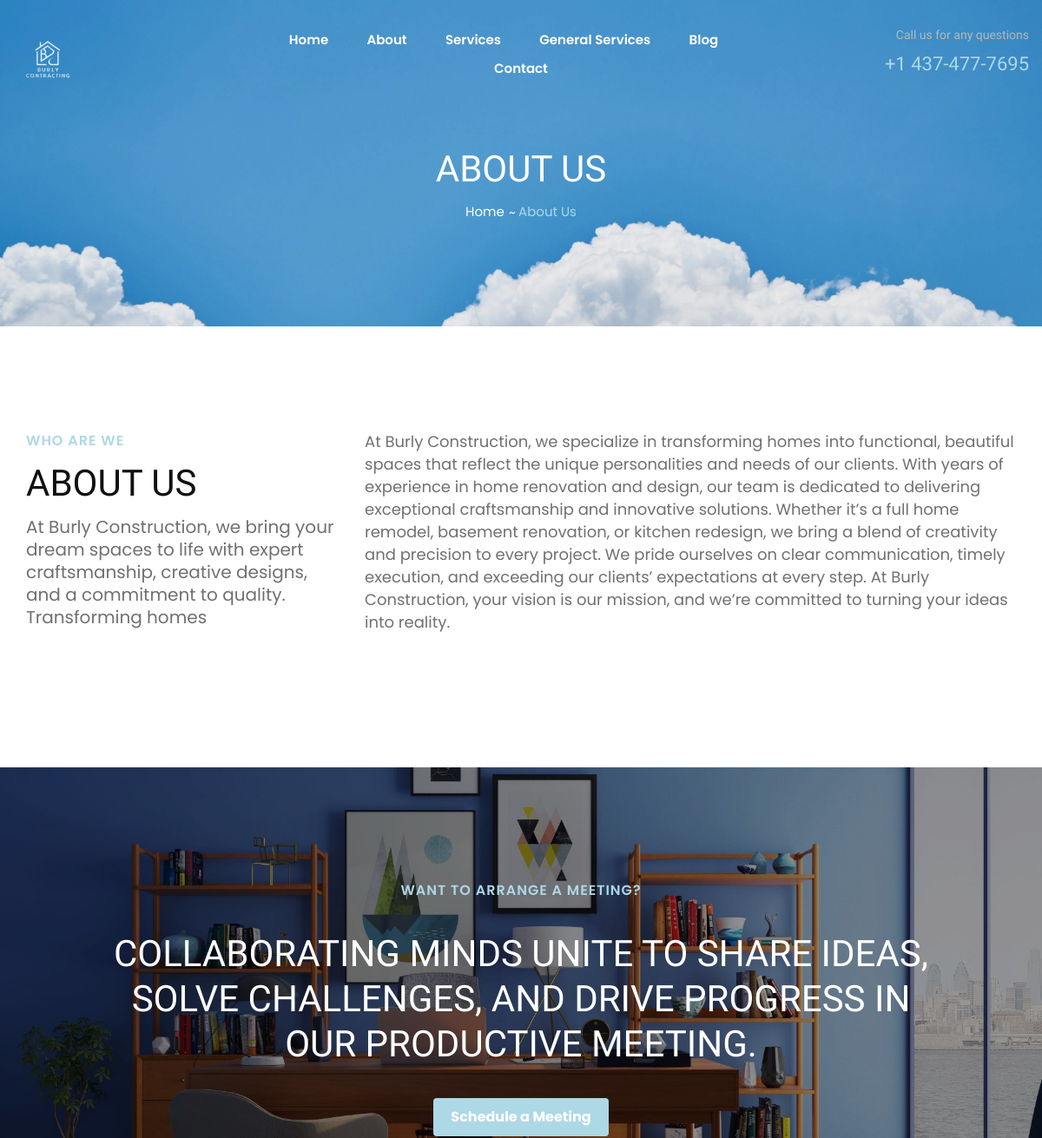
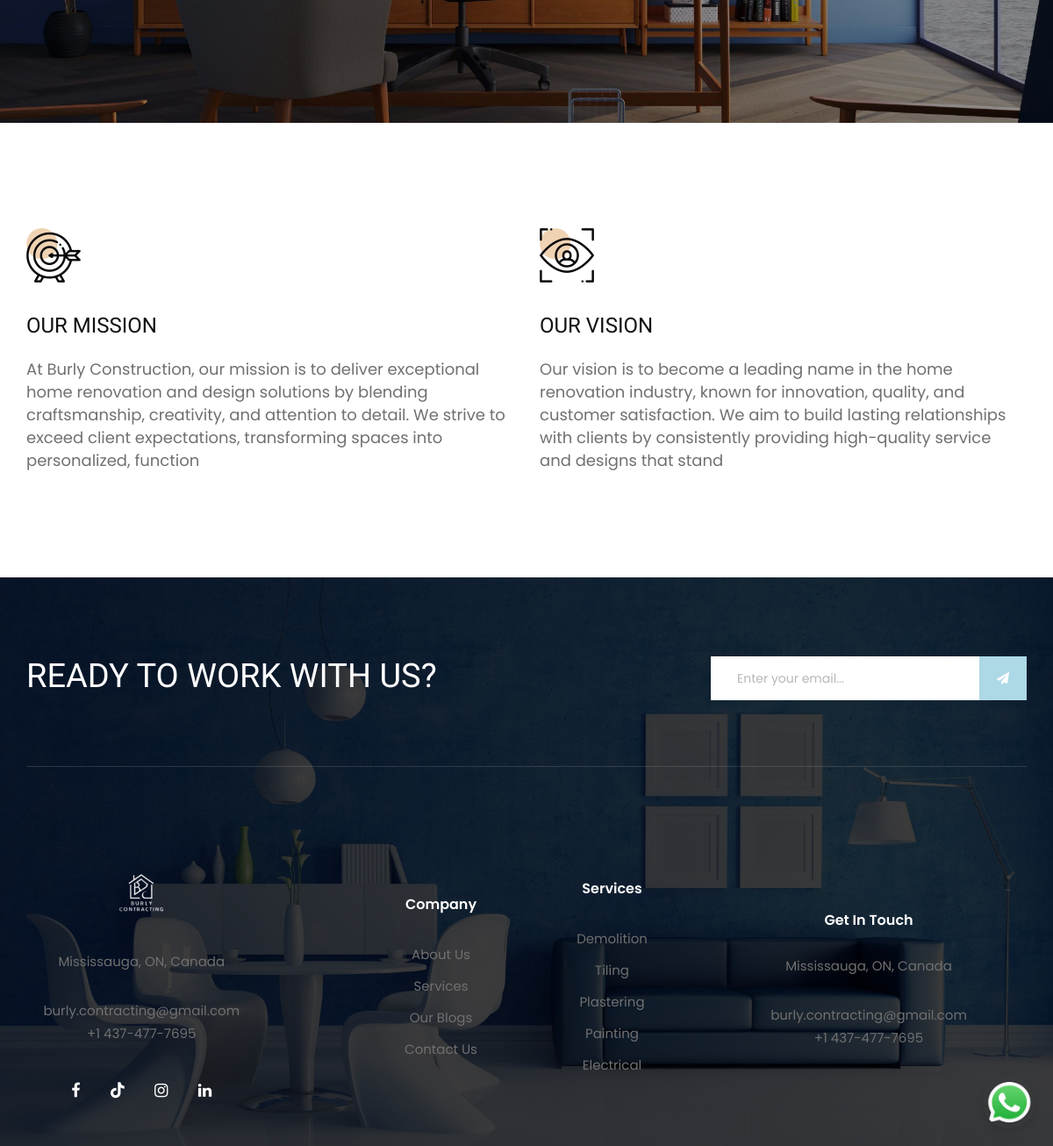
The page /about-us/ on the database its author committed (2 pictures, top to bottom).
### contact/models.py (models this page shows, shortened)
class ContactDetails(models.Model):
    phone_no = models.CharField(max_length=20, default="+123 456 7890")
    email = models.EmailField(unique=True)
    office_location = models.CharField(max_length=100)

### aboutus/models.py (models this page shows, shortened)
class About(models.Model):
    description = models.CharField(max_length=150)
    company_info = models.TextField()
    mission = models.CharField(max_length=250)
    vision = models.CharField(max_length=250)

### services/models.py (models this page shows, shortened)
class Service(models.Model):
    name = models.CharField(max_length=100)
    description = models.TextField()
    slug = models.SlugField(unique=True, blank=True)
    image = models.ImageField(upload_to="services/", default="service.jpg")
    class Meta:
        verbose_name_plural = "Services"

### aboutus/views.py (the view)
# urls.py: path("", views.aboutus_view, name="aboutus")
def aboutus_view(request):
    aboutus = About.objects.all().order_by("-id")
    context = {
        "about" : aboutus,
    }
    return render(request, "aboutus/about-us.html", context)

### home/context_processors.py (called while the page is built)
def default(request):
    services = Service.objects.all().order_by("-id")
    contact_details = ContactDetails.objects.first()
    return {
        "services" : services,
        "contact_details" : contact_details,
    }

### templates/aboutus/about-us.html
{% extends "partials/core.html" %}
{% load static %}
{% block content %}
    <div class="breadcrumb-option spad set-bg" data-setbg="{% static 'img/clouds.jpg' %}">
        <div class="container">
            <div class="row">
                <div class="col-lg-12 text-center">
                    <div class="breadcrumb__text">
                        <h2>About Us</h2>
                        <div class="breadcrumb__links">
                            <a href="{% url "home:home" %}">Home</a>
                            <span>About Us</span>
                        </div>
                    </div>
                </div>
            </div>
        </div>
    </div>
    <section class="about-page spad">
        <div class="container">
            <div class="row">
                <div class="col-lg-4 col-md-4">
                    <div class="about__text about__page__text">
                        <div class="section-title">
                            <span>who are we</span>
                            <h2>About Us</h2>
                        </div>
                        {% for a in about %}
                        <div class="about__para__text">
                            <p style="font-size:20px">{{a.description}}</p>
                        </div>
                    </div>
                </div>
                <div class="col-lg-8 col-md-8">
                    <div class="about__page__services">
                        <div class="about__page__services__text">
                            <p style="font-size:18px;">{{a.company_info}}</p>
                        </div>
                    </div>
                </div>
            </div>
        </div>
    </section>
    <section class="callto spad set-bg" data-setbg="{% static 'img/call.jpg' %}">
        <div class="container">
            <div class="row d-flex justify-content-center">
                <div class="col-lg-10 text-center">
                    <div class="callto__text">
                        <span>Want to Arrange A Meeting?</span>
                        <h2>Collaborating minds unite to share ideas, solve challenges, and drive progress in our productive meeting.</h2>
                        <a href="https://calendar.google.com/calendar/appointments/schedules/AcZssZ1isQSh3PDgXY7yAbLyzLxUaQf5fR7AGu3FnTDHQRskadCTIaaAowoO0hHEY5P9lE-bho6id74d?gv=true" target="_blank" class="primary-btn button-hover-effect">Schedule a Meeting</a>
                    </div>
                </div>
            </div>
        </div>
    </section>
    <section class="team spad">
            <div class="container">
                <div class="row">
                    <div class="col-lg-6 col-md-6 col-sm-6">
                        <div class="services__item">
                            <img src="{% static 'img/services/services-5.png' %}" alt="">
                            <h4>Our Mission</h4>
                            <p style="font-size:18px;">{{a.mission}}</p>
                        </div>
                    </div>
                    <div class="col-lg-6 col-md-6 col-sm-6">
                        <div class="services__item">
                            <img src="{% static 'img/services/services-6.png' %}" alt="">
                            <h4>Our Vision</h4>
                            <p style="font-size:18px;">{{a.vision}}</p>
                        </div>
                    </div>
                </div>
            </div>
        {% endfor %}
    </section>
{% endblock content %}

### templates/partials/core.html (shortened to what this page needs)
{% load static %}
<!DOCTYPE html>
<html lang="zxx">
<head>
    <link rel="stylesheet" href="https://cdnjs.cloudflare.com/ajax/libs/font-awesome/6.0.0/css/all.min.css">
    <link rel="stylesheet" href="{% static 'css/bootstrap.min.css' %}" type="text/css">
    <link rel="stylesheet" href="{% static 'css/font-awesome.min.css' %}" type="text/css">
    <link rel="stylesheet" href="{% static 'css/elegant-icons.css' %}" type="text/css">
    <link rel="stylesheet" href="{% static 'css/owl.carousel.min.css' %}" type="text/css">
    <link rel="stylesheet" href="{% static 'css/slicknav.min.css' %}" type="text/css">
    <link rel="stylesheet" href="{% static 'css/style.css' %}" type="text/css">
    <link rel="stylesheet" href="{% static 'css/custom.css' %}" type="text/css">
</head>
<body>
    <header class="header">
        <div class="container-fluid">
            <div class="row">
                <div class="col-lg-3">
                    <div class="header__logo">
                        <a href="{% url "home:home" %}"><img src="{% static 'img/b-logo.png' %}" width="80px" alt=""></a>
                    </div>
                </div>
                <div class="col-lg-6">
                    <nav class="header__menu mobile-menu">
                        <ul>
                            <li><a href="{% url "home:home" %}">Home</a></li>
                            <li><a href="{% url "aboutus:aboutus" %}">About</a></li>
                            <li><a href="{% url "services:services" %}">Services</a></li>
                            <li><a href="{% url "services:gen-services" %}">General Services</a></li>
                            <li><a href="{% url "blog:blog-list" %}">Blog</a></li>
                            <li><a href="{% url "contact:contactus" %}">Contact</a></li>
                        </ul>
                    </nav>
                </div>
                <div class="col-lg-3">
                    <div class="header__widget">
                        <span>Call us for any questions</span>
                        <h4>{{contact_details.phone_no}}</h4>
                    </div>
                </div>
            </div>
        </div>
    </header>
    {% block content %}
    {% endblock content %}
    <div class="whatsapp-button">
        <a href="https://wa.me/+14374777695" target="_blank">
            <img src="{% static 'img/whatsapp-logo.png' %}" alt="WhatsApp Chat">
        </a>
    </div>
    <footer class="footer set-bg" data-setbg="{% static 'img/footer.jpg' %}">
        <div class="container">
            <div class="footer__top">
                <div class="row">
                    <div class="col-lg-8 col-md-6">
                        <div class="footer__top__text">
                            <h2>Ready To Work With Us?</h2>
                        </div>
                    </div>
                    <div class="col-lg-4 col-md-6">
                        <div class="footer__top__newslatter">
                            <form id="email-form" method="POST" action="{% url 'home:save-email' %}">
                                <input type="email" name="email" id="email" placeholder="Enter your email...">
                                <button class="button-hover-effect" type="submit"><i class="fa fa-send"></i></button>
                            </form>
                        </div>
                    </div>
                </div>
            </div>
            <div class="row">
                <div class="col-lg-3 col-md-6 col-sm-6 stats-container">
                    <div class="footer__about">
                        <div class="footer__logo">
                            <a href="{% url "home:home" %}"><img src="{% static 'img/b-logo.png' %}" width="80px" alt=""></a>
                        </div>
                        <p>{{contact_details.office_location}}</p>
                        <ul>
                            <li>{{contact_details.email}}</li>
                            <li>{{contact_details.phone_no}}</li>
                        </ul>
                        <div class="footer__social">
                            <a href="https://www.facebook.com/profile.php?id=61560731714423"><i class="fa fa-facebook"></i></a>
                            <a href="https://www.tiktok.com/@burly.contracting"><i class="fa-brands fa-tiktok"></i></a>
                            <a href="https://www.instagram.com/burly.contracting/?utm_source=ig_web_button_share_sheet"><i class="fa fa-instagram"></i></a>
                            <a href="#"><i class="fa fa-linkedin"></i></a>
                        </div>
                    </div>
                </div>
                <div class="col-lg-2 offset-lg-1 col-md-3 col-sm-6 stats-container">
                    <div class="footer__widget">
                        <h6>Company</h6>
                        <ul>
                            <li><a href="{% url "aboutus:aboutus" %}">About Us</a></li>
                            <li><a href="{% url "services:services" %}">Services</a></li>
                            <li><a href="{% url "blog:blog-list" %}">Our Blogs</a></li>
                            <li><a href="{% url "contact:contactus" %}">Contact Us</a></li>
                        </ul>
                    </div>
                </div>
                <div class="col-lg-2 col-md-3 col-sm-6 stats-container">
                    <div class="footer__widget">
                        <h6>Services</h6>
                        <ul>
                            {% for s in services|slice:":5"%}
                                <li><a href="{% url "services:service-projects" s.slug %}">{{s.name}}</a></li>
                            {% endfor %}
                        </ul>
                    </div>
                </div>
                <div class="col-lg-4 col-md-6 col-sm-6 stats-container">
                    <div class="footer__address">
                        <h6>Get In Touch</h6>
                        <p>{{contact_details.office_location}}</p>
                        <ul>
                            <li>{{contact_details.email}}</li>
                            <li>{{contact_details.phone_no}}</li>
                        </ul>
                    </div>
                </div>
            </div>
        </div>
</footer>
</body>
</html>

### static/css/custom.css (style rules this page uses)
.whatsapp-button { position: fixed; bottom: 20px; right: 20px; z-index: 1000; width: 60px; height: 60px; border-radius: 50%; overflow: hidden; box-shadow: 0 4px 10px rgba(0, 0, 0, 0.1); transition: transform 0.3s ease, box-shadow 0.3s ease; }
.whatsapp-button img { width: 100%; height: 100%; }
.button-hover-effect { background-color: #ADD8E6; border: none; color: white; padding: 10px 20px; font-size: 16px; cursor: pointer; transition: background-color 0.4s ease-in-out, transform 0.3s ease; position: relative; overflow: hidden; }
.button-hover-effect::before { content: ''; position: absolute; top: 0; left: -100%; width: 100%; height: 100%; background-color: #6F9ACB; transition: left 0.4s ease; z-index: -1; }
.stats-container { display: flex; flex-direction: column; align-items: center; justify-content: center; text-align: center; padding: 20px; }
@media (min-width: 769px) { .stats-container { display: flex; } }

### rows shown on the page
ContactDetails: phone_no "+1 437-477-7695", office_location "Mississauga, ON, Canada", email "burly.contracting@gmail.com"
About: description "At Burly Construction, we bring your dream spaces to life with expert craftsmanship, creative designs, and a commitment to quality. Transforming homes", company_info "At Burly Construction, we specialize in transforming homes into functional, beautiful spaces that reflect the unique personalities and needs of our clients. With years of experience in home renovation and design, our team is dedicated to delivering exceptional craftsmanship and innovative solutions. Whether it’s a full home remodel, basement renovation, or kitchen redesign, we bring a blend of creativity and precision to every project. We pride ourselves on clear communication, timely execution, and exceeding our clients’ expectations at every step. At Burly Construction, your vision is our mission, and we’re committed to turning your ideas into reality.", mission "At Burly Construction, our mission is to deliver exceptional home renovation and design solutions by blending craftsmanship, creativity, and attention to detail. We strive to exceed client expectations, transforming spaces into personalized, function", vision "Our vision is to become a leading name in the home renovation industry, known for innovation, quality, and customer satisfaction. We aim to build lasting relationships with clients by consistently providing high-quality service and designs that stand"
Service: name "Demolition"
Service: name "Tiling"
Service: name "Plastering"
Service: name "Painting"
Service: name "Electrical"
